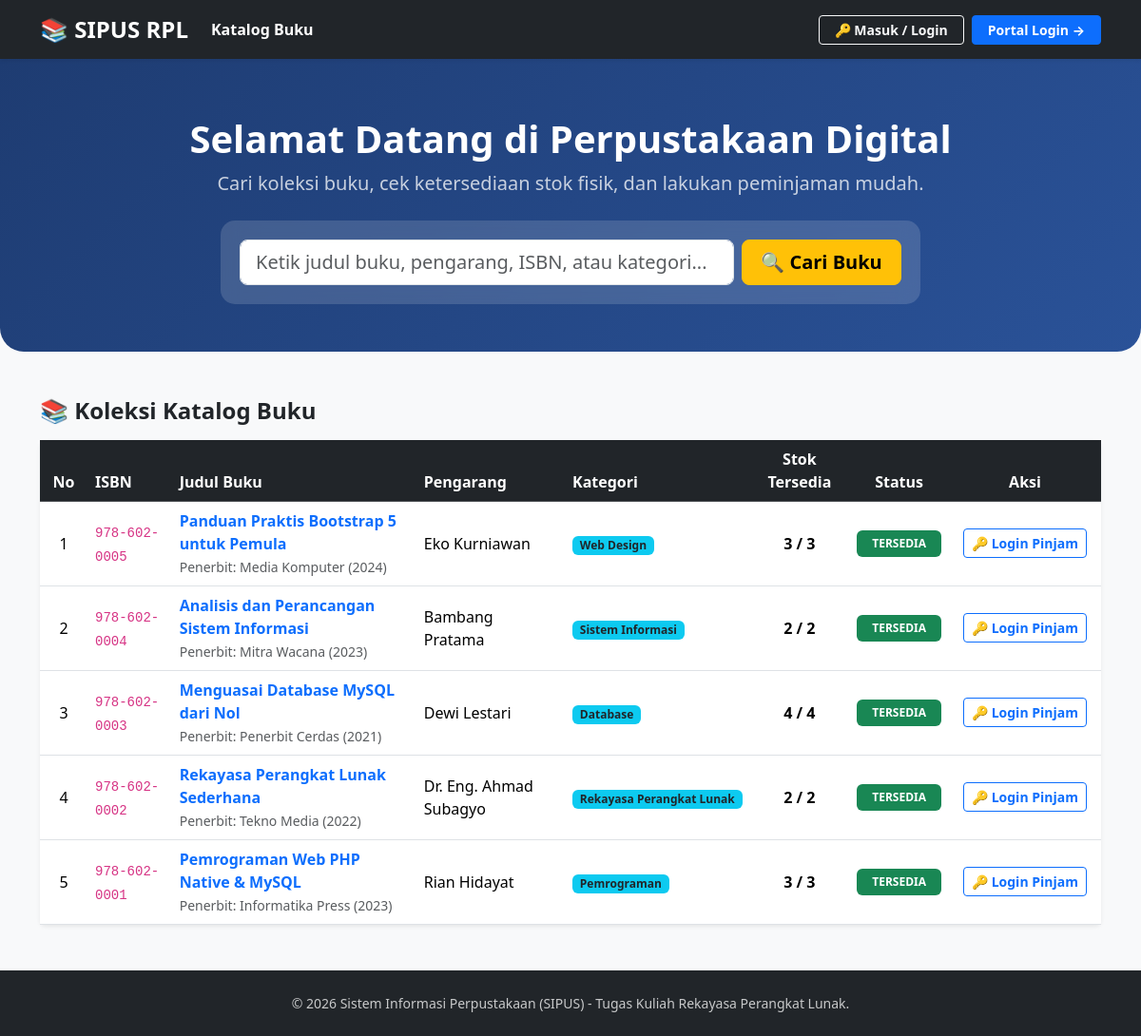
The page / on the database its author committed.
### tables this page shows
CREATE TABLE IF NOT EXISTS `books` (
    `id` INT AUTO_INCREMENT PRIMARY KEY,
    `isbn` VARCHAR(20) NOT NULL UNIQUE,
    `title` VARCHAR(200) NOT NULL,
    `author` VARCHAR(100) NOT NULL,
    `publisher` VARCHAR(100) NOT NULL,
    `publication_year` INT NOT NULL,
    `category` VARCHAR(50) NOT NULL,
    `total_stock` INT NOT NULL DEFAULT 0,
    `available_stock` INT NOT NULL DEFAULT 0,
    `created_at` DATETIME DEFAULT CURRENT_TIMESTAMP
);

### index.php (the view, shortened to what this page needs)
<?php
require_once 'config/koneksi.php';
$keyword = isset($_GET['q']) ? trim($_GET['q']) : '';
if (!empty($keyword)) {
    $search_term = "%" . $keyword . "%";
    $sql = "SELECT * FROM books
            WHERE title LIKE ? OR author LIKE ? OR isbn LIKE ? OR category LIKE ?
            ORDER BY id DESC";
    $stmt = mysqli_prepare($koneksi, $sql);
    mysqli_stmt_bind_param($stmt, "ssss", $search_term, $search_term, $search_term, $search_term);
    mysqli_stmt_execute($stmt);
    $result = mysqli_stmt_get_result($stmt);
} else {
    $sql = "SELECT * FROM books ORDER BY id DESC";
    $result = mysqli_query($koneksi, $sql);
}
?>
<!DOCTYPE html>
<html lang="id">
<head>
    <link href="https://cdn.jsdelivr.net/npm/bootstrap@5.3.2/dist/css/bootstrap.min.css" rel="stylesheet">
</head>
<body class="bg-light">
    <nav class="navbar navbar-expand-lg navbar-dark bg-dark shadow-sm sticky-top">
        <div class="container">
            <a class="navbar-brand fw-bold fs-4" href="index.php">📚 SIPUS RPL</a>
            <div class="collapse navbar-collapse" id="navbarPublic">
                <ul class="navbar-nav me-auto mb-2 mb-lg-0">
                    <li class="nav-item">
                        <a class="nav-link active fw-semibold" href="index.php">Katalog Buku</a>
                    </li>
                </ul>
                <div class="d-flex align-items-center gap-2">
                    <?php if (isset($_SESSION['user_id'])): ?>
                        <span class="text-white me-2 small">Halo, <strong><?= htmlspecialchars($_SESSION['full_name']); ?></strong></span>
                        <?php
                        $dashboard_url = 'dashboard_admin.php';
                        if ($_SESSION['role'] === 'pustakawan') $dashboard_url = 'dashboard_pustakawan.php';
                        if ($_SESSION['role'] === 'anggota') $dashboard_url = 'dashboard_anggota.php';
                        ?>
                        <a href="<?= $dashboard_url; ?>" class="btn btn-primary btn-sm fw-bold">Dashboard Saya &rarr;</a>
                        <a href="logout.php" class="btn btn-outline-danger btn-sm">Logout</a>
                    <?php else: ?>
                        <a href="login.php" class="btn btn-outline-light btn-sm px-3 fw-semibold">
                            🔑 Masuk / Login
                        </a>
                        <a href="login.php" class="btn btn-primary btn-sm px-3 fw-bold">
                            Portal Login &rarr;
                        </a>
                    <?php endif; ?>
                </div>
            </div>
        </div>
    </nav>
    <div class="hero-section text-center mb-5">
        <div class="container">
            <h1 class="fw-bold mb-2">Selamat Datang di Perpustakaan Digital</h1>
            <p class="lead opacity-75 mb-4">Cari koleksi buku, cek ketersediaan stok fisik, dan lakukan peminjaman mudah.</p>
            <div class="row justify-content-center">
                <div class="col-md-8">
                    <div class="search-box">
                        <form action="index.php" method="GET" class="row g-2">
                            <div class="col-md-9">
                                <input type="text" name="q" class="form-control form-control-lg" placeholder="Ketik judul buku, pengarang, ISBN, atau kategori..." value="<?= htmlspecialchars($keyword); ?>">
                            </div>
                            <div class="col-md-3">
                                <button type="submit" class="btn btn-warning btn-lg w-100 fw-bold">🔍 Cari Buku</button>
                            </div>
                        </form>
                    </div>
                </div>
            </div>
        </div>
    </div>
    <div class="container mb-5">
        <div class="d-flex justify-content-between align-items-center mb-3">
            <h4 class="fw-bold text-dark mb-0">📚 Koleksi Katalog Buku</h4>
        </div>
        <div class="card shadow-sm border-0">
            <div class="card-body p-0">
                <div class="table-responsive">
                    <table class="table table-hover align-middle mb-0">
                        <thead class="table-dark">
                            <tr>
                                <th class="text-center" style="width: 50px;">No</th>
                                <th>ISBN</th>
                                <th>Judul Buku</th>
                                <th>Pengarang</th>
                                <th>Kategori</th>
                                <th class="text-center">Stok Tersedia</th>
                                <th class="text-center">Status</th>
                                <th class="text-center" style="width: 160px;">Aksi</th>
                            </tr>
                        </thead>
                        <tbody>
                            <?php
                            $no = 1;
                            if ($result && mysqli_num_rows($result) > 0):
                                while ($row = mysqli_fetch_assoc($result)):
                            ?>
                                <tr>
                                    <td class="text-center"><?= $no++; ?></td>
                                    <td><code><?= htmlspecialchars($row['isbn']); ?></code></td>
                                    <td>
                                        <strong class="text-primary fs-6"><?= htmlspecialchars($row['title']); ?></strong><br>
                                        <small class="text-muted">Penerbit: <?= htmlspecialchars($row['publisher']); ?> (<?= htmlspecialchars($row['publication_year']); ?>)</small>
                                    </td>
                                    <td><?= htmlspecialchars($row['author']); ?></td>
                                    <td><span class="badge bg-info text-dark"><?= htmlspecialchars($row['category']); ?></span></td>
                                    <td class="text-center fw-bold fs-6">
                                        <?= $row['available_stock']; ?> / <?= $row['total_stock']; ?>
                                    </td>
                                    <td class="text-center">
                                        <?php if ($row['available_stock'] > 0): ?>
                                            <span class="badge bg-success px-3 py-2">TERSEDIA</span>
                                        <?php else: ?>
                                            <span class="badge bg-danger px-3 py-2">DIPINJAM SEMUA</span>
                                        <?php endif; ?>
                                    </td>
                                    <td class="text-center">
                                        <?php if (isset($_SESSION['user_id'])): ?>
                                            <?php if ($_SESSION['role'] === 'anggota'): ?>
                                                <?php if ($row['available_stock'] > 0): ?>
                                                    <a href="anggota/pinjam_buku.php?book_id=<?= $row['id']; ?>" class="btn btn-success btn-sm fw-bold" onclick="return confirm('Apakah Anda yakin ingin meminjam buku ini?');">
                                                        📖 Pinjam Buku
                                                    </a>
                                                <?php else: ?>
                                                    <button class="btn btn-secondary btn-sm" disabled>Stok Habis</button>
                                                <?php endif; ?>
                                            <?php else: ?>
                                                <a href="peminjaman/tambah.php" class="btn btn-primary btn-sm fw-semibold">Proses Pinjam</a>
                                            <?php endif; ?>
                                        <?php else: ?>
                                            <a href="login.php" class="btn btn-outline-primary btn-sm fw-semibold">🔑 Login Pinjam</a>
                                        <?php endif; ?>
                                    </td>
                                </tr>
                            <?php
                                endwhile;
                            else:
                            ?>
                                <tr>
                                    <td colspan="8" class="text-center py-4 text-muted">Data buku tidak ditemukan.</td>
                                </tr>
                            <?php endif; ?>
                        </tbody>
                    </table>
                </div>
            </div>
        </div>
    </div>
    <footer class="bg-dark text-white text-center py-4 mt-auto">
        <div class="container">
            <p class="mb-0 small opacity-75">&copy; <?= date('Y'); ?> Sistem Informasi Perpustakaan (SIPUS) - Tugas Kuliah Rekayasa Perangkat Lunak.</p>
        </div>
    </footer>
</body>
</html>

### index.php (style rules this page uses)
.hero-section { background: linear-gradient(135deg, #1e3c72 0%, #2a5298 100%); color: white; padding: 60px 0 50px 0; border-radius: 0 0 25px 25px; }
.search-box { background: rgba(255, 255, 255, 0.15); backdrop-filter: blur(10px); padding: 20px; border-radius: 15px; }

### rows shown on the page
books: isbn "978-602-0005", title "Panduan Praktis Bootstrap 5 untuk Pemula", publisher "Media Komputer", publication_year "2024", author "Eko Kurniawan", category "Web Design", available_stock "3", total_stock "3", shows "TERSEDIA"
books: isbn "978-602-0004", title "Analisis dan Perancangan Sistem Informasi", publisher "Mitra Wacana", publication_year "2023", author "Bambang Pratama", category "Sistem Informasi", available_stock "2", total_stock "2", shows "TERSEDIA"
books: isbn "978-602-0003", title "Menguasai Database MySQL dari Nol", publisher "Penerbit Cerdas", publication_year "2021", author "Dewi Lestari", category "Database", available_stock "4", total_stock "4", shows "TERSEDIA"
books: isbn "978-602-0002", title "Rekayasa Perangkat Lunak Sederhana", publisher "Tekno Media", publication_year "2022", author "Dr. Eng. Ahmad Subagyo", category "Rekayasa Perangkat Lunak", available_stock "2", total_stock "2", shows "TERSEDIA"
books: isbn "978-602-0001", title "Pemrograman Web PHP Native & MySQL", publisher "Informatika Press", publication_year "2023", author "Rian Hidayat", category "Pemrograman", available_stock "3", total_stock "3", shows "TERSEDIA"
